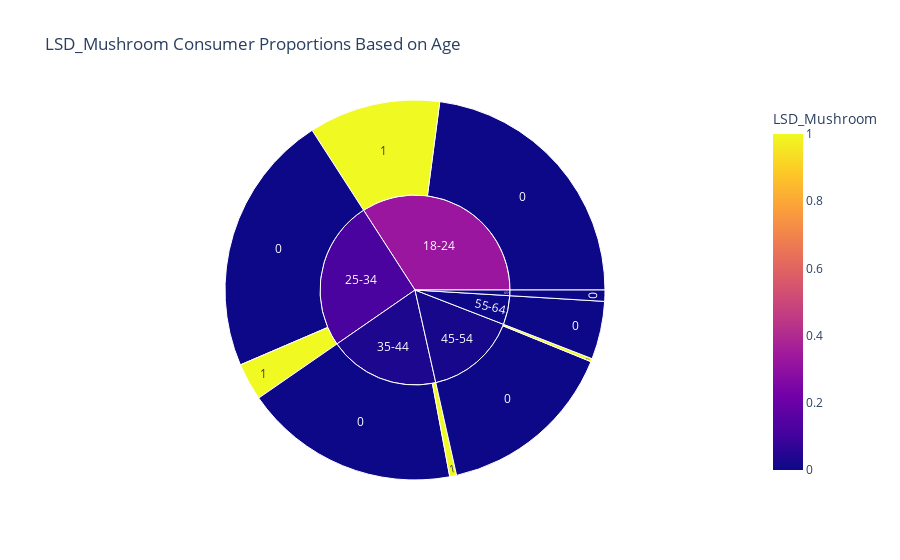

Source (notebook cell):
### Code cell
display (plot_bar('Age'), visualize_sunburst('Age'), )

### Figure 1 — Plotly figure (JSON) as saved in the notebook; plotly's stock layout.template omitted (floating-point values rounded to 4 significant figures)
{"data": [{"branchvalues": "total", "customdata": [[0], [0], [0], [0], [0], [0], [1], [1], [1], [1], [0.3281], [0.1247], [0.0309], [0.01701], [0], [0]], "domain": {"x": [0, 1], "y": [0, 1]}, "hovertemplate": "labels=%{label}<br>count=%{value}<br>parent=%{parent}<br>id=%{id}<br>LSD_Mushroom=%{color}<extra></extra>", "ids": ["18-24/0", "25-34/0", "35-44/0", "45-54/0", "55-64/0", "65+/0", "18-24/1", "25-34/1", "35-44/1", "45-54/1", "18-24", "25-34", "35-44", "45-54", "55-64", "65+"], "labels": ["0", "0", "0", "0", "0", "0", "1", "1", "1", "1", "18-24", "25-34", "35-44", "45-54", "55-64", "65+"], "marker": {"coloraxis": "coloraxis", "colors": [0, 0, 0, 0, 0, 0, 1, 1, 1, 1, 0.3281, 0.1247, 0.0309, 0.01701, 0, 0]}, "name": "", "parents": ["18-24", "25-34", "35-44", "45-54", "55-64", "65+", "18-24", "25-34", "35-44", "45-54", "", "", "", "", "", ""], "type": "sunburst", "values": [432, 421, 345, 289, 93, 18, 211, 60, 11, 5, 643, 481, 356, 294, 93, 18]}], "layout": {"coloraxis": {"colorbar": {"title": {"text": "LSD_Mushroom"}}, "colorscale": [[0, "#0d0887"], [0.1111, "#46039f"], [0.2222, "#7201a8"], [0.3333, "#9c179e"], [0.4444, "#bd3786"], [0.5556, "#d8576b"], [0.6667, "#ed7953"], [0.7778, "#fb9f3a"], [0.8889, "#fdca26"], [1, "#f0f921"]]}, "legend": {"tracegroupgap": 0}, "title": {"text": "LSD_Mushroom Consumer Proportions Based on Age"}}}
